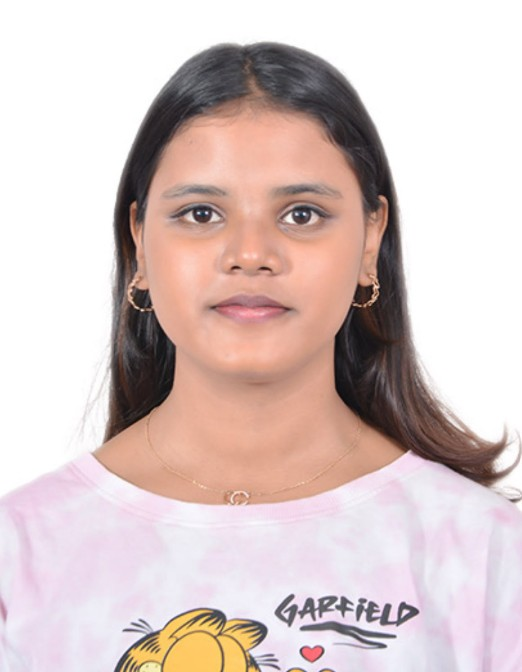
#> input picture kanish1.jpg, 522 x 672 px
$ jupyter execute Ex-1.ipynb
#> lines starting #> are read from the running program, lines starting #| are printed output that depends on the picture
## EXP.1: IMAGE HANDLIND AND PIXEL TRANSFORMATION USING OPENCV

## NAME: N.KANISHKA

## REG NO : 212225230127

[cell 1]
import cv2
import matplotlib.pyplot as plt

[cell 2]
# Read the image using OpenCV
img = cv2.imread('kanish1.jpg', cv2.IMREAD_COLOR)
#> img is the input picture: shape (672, 522, 3); mean B, G, R 196.6, 198.9, 216.3

[cell 3]
# Convert BGR (OpenCV's default) to RGB (Matplotlib's expected color order)
img_rgb = cv2.cvtColor(img, cv2.COLOR_BGR2RGB)

[cell 4]
# Display the image using Matplotlib
plt.imshow(img_rgb, cmap='viridis')  # You can change 'viridis' to another cmap or use None for RGB images
plt.title("KANISHKA")
plt.axis('off')  # Removes axis ticks and labels
plt.show()

[cell 5]
# Load the image
image = cv2.imread('kanish1.jpg')

[cell 6]
# Convert BGR (OpenCV's default) to RGB (Matplotlib's expected color order)
img_rgb = cv2.cvtColor(img, cv2.COLOR_BGR2RGB)

[cell 7]
img_rgb.shape
#> Out = (672, 522, 3)

[cell 8]
# Draw a line from top-left to bottom-right
line_img = cv2.line(img_rgb, (0, 0), (522, 672), (0, 0, 255), 2) # cv2.line(image, start_point, end_point, color, thickness)

[cell 9]
plt.imshow(line_img, cmap='viridis')
plt.title("KANISHKA")
plt.axis('off')
plt.show()

[cell 10]
# Load the image
image = cv2.imread('kanish1.jpg')

# Convert BGR (OpenCV's default) to RGB (Matplotlib's expected color order)
img_rgb = cv2.cvtColor(img, cv2.COLOR_BGR2RGB)

[cell 11]
img_rgb.shape
#> Out = (672, 522, 3)

[cell 12]
circle_img = cv2.circle(img_rgb,(261,336),180,(255,0,255),10) # cv2.circle(image, center, radius, color, thickness)
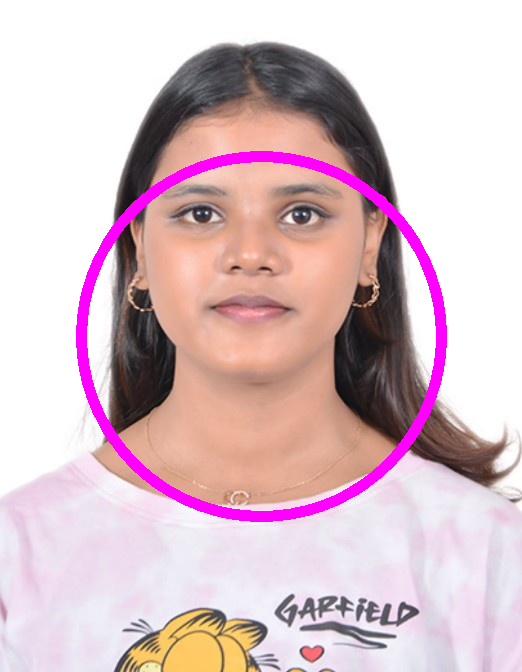
#> circle_img: shape (672, 522, 3); mean R, G, B 217.6, 192.1, 198.9

[cell 13]
plt.imshow(circle_img, cmap='viridis')
plt.title("KANISHKA")
plt.axis('off')
plt.show()

[cell 14]
# Load the image
image = cv2.imread('kanish1.jpg')

# Convert BGR (OpenCV's default) to RGB (Matplotlib's expected color order)
img_rgb = cv2.cvtColor(img, cv2.COLOR_BGR2RGB)

[cell 15]
img.shape
#> Out = (672, 522, 3)

[cell 16]
# Draw a rectangle around the Whole image
rectangle_img = cv2.rectangle(img_rgb, (0, 0), (521, 671), (0, 0, 255), 20)  # cv2.rectangle(image, start_point, end_point, color, thickness)
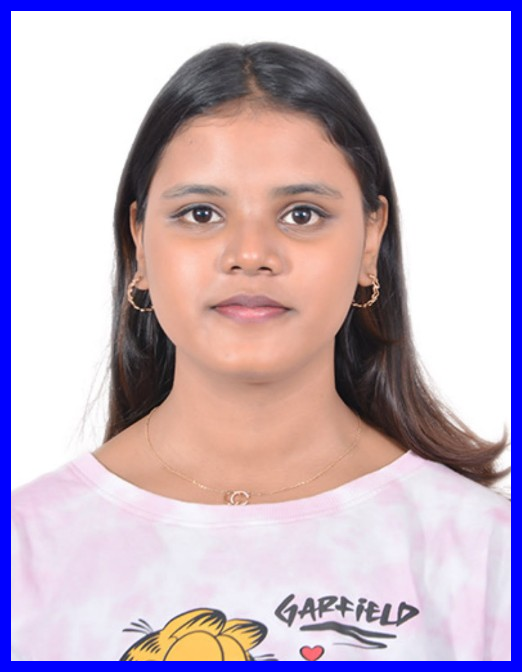
#> rectangle_img: shape (672, 522, 3); mean R, G, B 198.3, 181.4, 197.8

[cell 17]
plt.imshow(rectangle_img, cmap='viridis')
plt.title("KANISHKA")
plt.axis('off')
plt.show()

[cell 18]
# Load the image
image = cv2.imread('kanish1.jpg')

# Convert BGR (OpenCV's default) to RGB (Matplotlib's expected color order)
img_rgb = cv2.cvtColor(img, cv2.COLOR_BGR2RGB)

[cell 19]
# Add text to the image
text_img = cv2.putText(img_rgb, "OpenCV Drawing", (10, 30), cv2.FONT_HERSHEY_SIMPLEX, 1, (0, 255, 255), 2)  ## cv2.putText(image, text, position, font, font_scale, color, thickness)

[cell 20]
plt.imshow(text_img, cmap='viridis')
plt.title("KANISHKA")
plt.axis('off')
plt.show()

[cell 21]
# Load the image
image = cv2.imread('kanish1.jpg')

[cell 22]
image_rgb = cv2.cvtColor(image, cv2.COLOR_BGR2RGB)

[cell 23]
# Original RGB Image
plt.imshow(image_rgb)
plt.title("Original RGB Image")
plt.axis("off")

[cell 24]
# Convert RGB to HSV
image_hsv = cv2.cvtColor(image_rgb, cv2.COLOR_RGB2HSV)
#> image_hsv: shape (672, 522, 3); mean H, S, V 53, 32.3, 217.3

[cell 25]
# HSV Image
plt.imshow(image_hsv)
plt.title("HSV Image")
plt.axis("off")

[cell 26]
# Convert RGB to GRAY
image_gray = cv2.cvtColor(image_rgb, cv2.COLOR_RGB2GRAY)
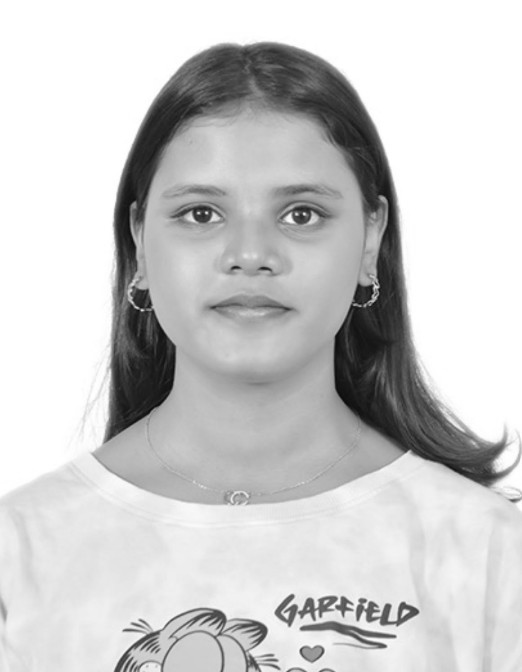
#> image_gray: shape (672, 522); min 10, max 255, mean 203.9

[cell 27]
# Grayscale Image
plt.imshow(image_gray, cmap='gray')
plt.title("Grayscale Image")
plt.axis("off")

[cell 28]
# Convert RGB to YCrCb
image_ycrcb = cv2.cvtColor(image_rgb, cv2.COLOR_RGB2YCrCb)
#> image_ycrcb: shape (672, 522, 3); mean of channels 0, 1, 2 203.9, 136.9, 123.9

[cell 29]
# YCrCb Image
plt.imshow(image_ycrcb)
plt.title("YCrCb Image")
plt.axis("off")

[cell 30]
# Convert HSV back to RGB
image_hsv_to_rgb = cv2.cvtColor(image_hsv, cv2.COLOR_HSV2RGB)

[cell 31]
plt.imshow(image_hsv_to_rgb)
plt.title("HSV to RGB Image")
plt.axis("off")

[cell 32]
# Modify a block of pixels (300x300) to white, starting from (200, 200)
image[186:486, 111:411] = [255, 0, 255]  # Rows: 200-499, Columns: 200-499
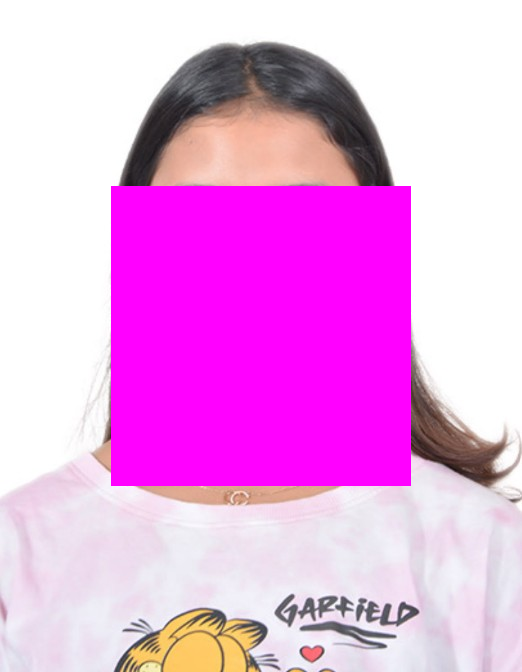
#> image: shape (672, 522, 3); mean B, G, R 230, 163.4, 235.6

[cell 33]
# Convert BGR to RGB for displaying with Matplotlib
image_rgb = cv2.cvtColor(image, cv2.COLOR_BGR2RGB)

[cell 34]
# Display the modified image
plt.imshow(image_rgb)
plt.title("Image with 300x300 White Block")
plt.axis("off")
plt.show()

[cell 35]
# Load the image
image = cv2.imread('kanish1.jpg')

[cell 36]
image.shape
#> Out = (672, 522, 3)

[cell 37]
# Resize the image to half its size
resized_image = cv2.resize(image, (522 // 2, 672 // 2))  # (new_width, new_height)

[cell 38]
# Convert BGR to RGB for displaying with Matplotlib
resized_image_rgb = cv2.cvtColor(resized_image, cv2.COLOR_BGR2RGB)

[cell 39]
resized_image_rgb.shape
#> Out = (336, 261, 3)

[cell 40]
# Display the resized image
plt.imshow(resized_image_rgb)
plt.title("Resized Image (Half Size)")
plt.axis("off")
plt.show()

[cell 41]
# Load the image
image = cv2.imread('kanish1.jpg')

[cell 42]
image.shape

[cell 43]
# Crop a 300x300 region starting from (50, 50)
roi = image[50:350, 50:350]  # Rows: 50-349, Columns: 50-349
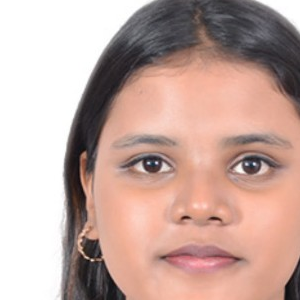
#> roi: shape (300, 300, 3); mean B, G, R 160.9, 168.9, 197.2

[cell 44]
# Convert BGR to RGB for displaying with Matplotlib
roi_rgb = cv2.cvtColor(roi, cv2.COLOR_BGR2RGB)

[cell 45]
# Display the cropped region (ROI)
plt.imshow(roi_rgb)
plt.title("Cropped Region of Interest (ROI)")
plt.axis("off")
plt.show()

[cell 46]
# Load the image
image = cv2.imread('kanish1.jpg')

[cell 47]
# Flip the image horizontally (left-right)
flipped_horizontally = cv2.flip(image, 1)
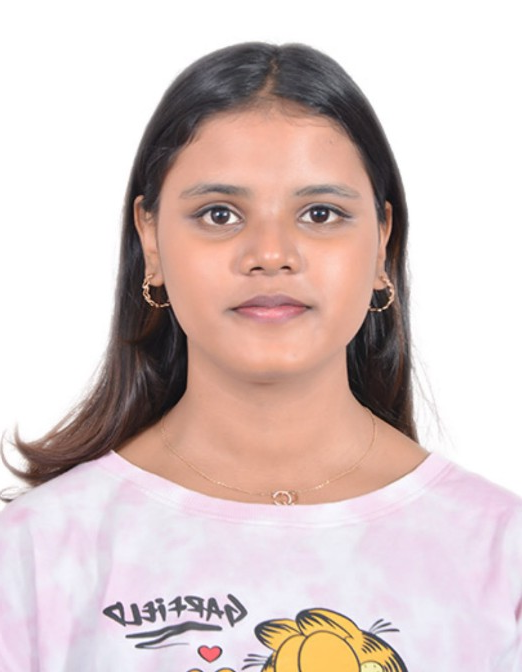
#> flipped_horizontally: shape (672, 522, 3); mean B, G, R 196.6, 198.9, 216.3

[cell 48]
# Convert BGR to RGB for displaying with Matplotlib
flipped_horizontally_rgb = cv2.cvtColor(flipped_horizontally, cv2.COLOR_BGR2RGB)

[cell 49]
# Horizontal flip
plt.imshow(flipped_horizontally_rgb)
plt.title("Flipped Horizontally")
plt.axis("off")

[cell 50]
# Flip the image vertically (up-down)
flipped_vertically = cv2.flip(image, 0)
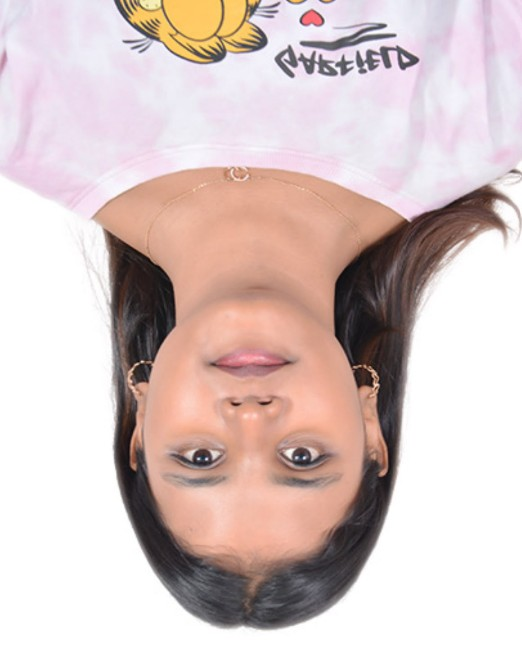
#> flipped_vertically: shape (672, 522, 3); mean B, G, R 196.6, 198.9, 216.3

[cell 51]
# Convert BGR to RGB for displaying with Matplotlib
flipped_vertically_rgb = cv2.cvtColor(flipped_vertically, cv2.COLOR_BGR2RGB)
